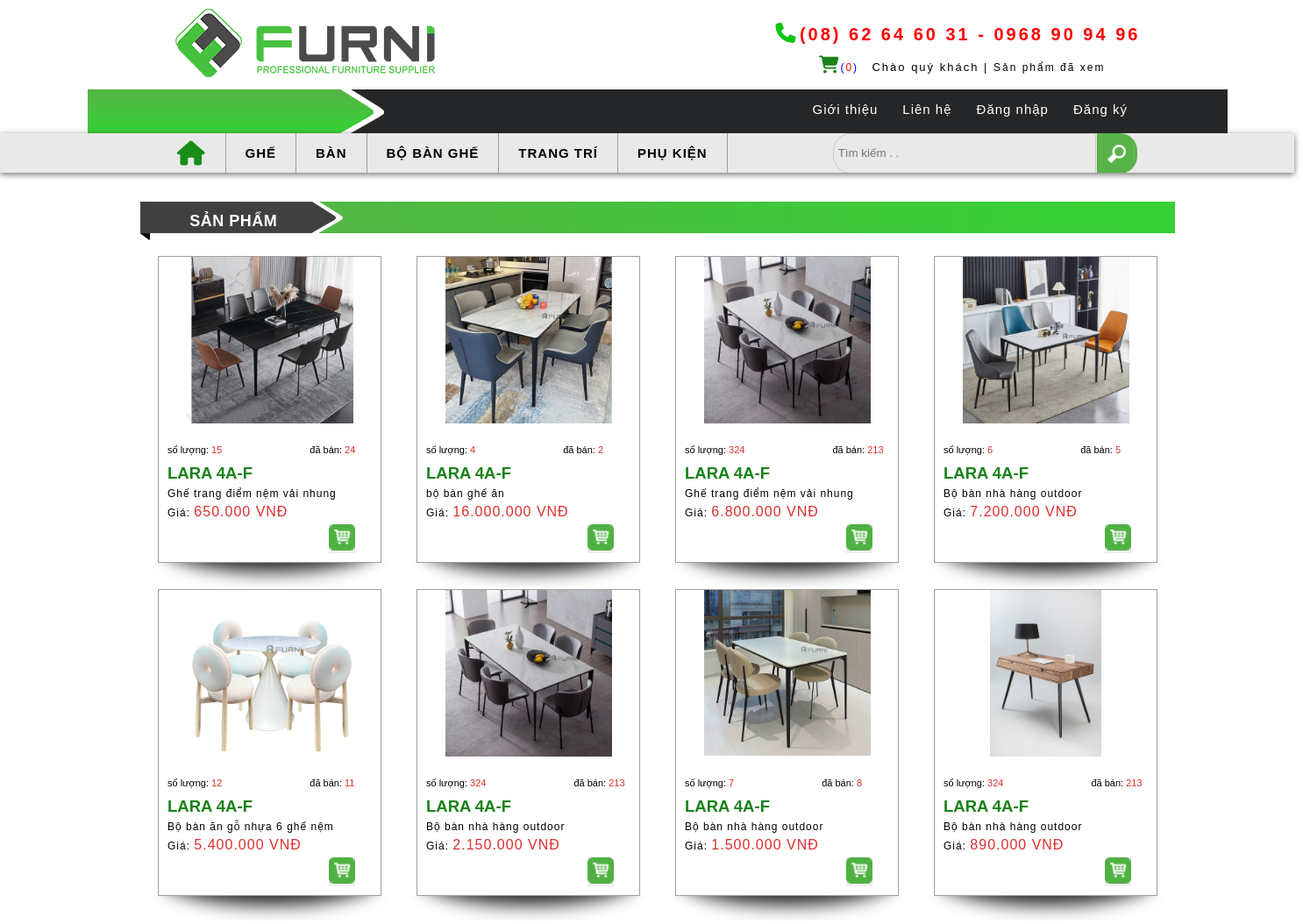
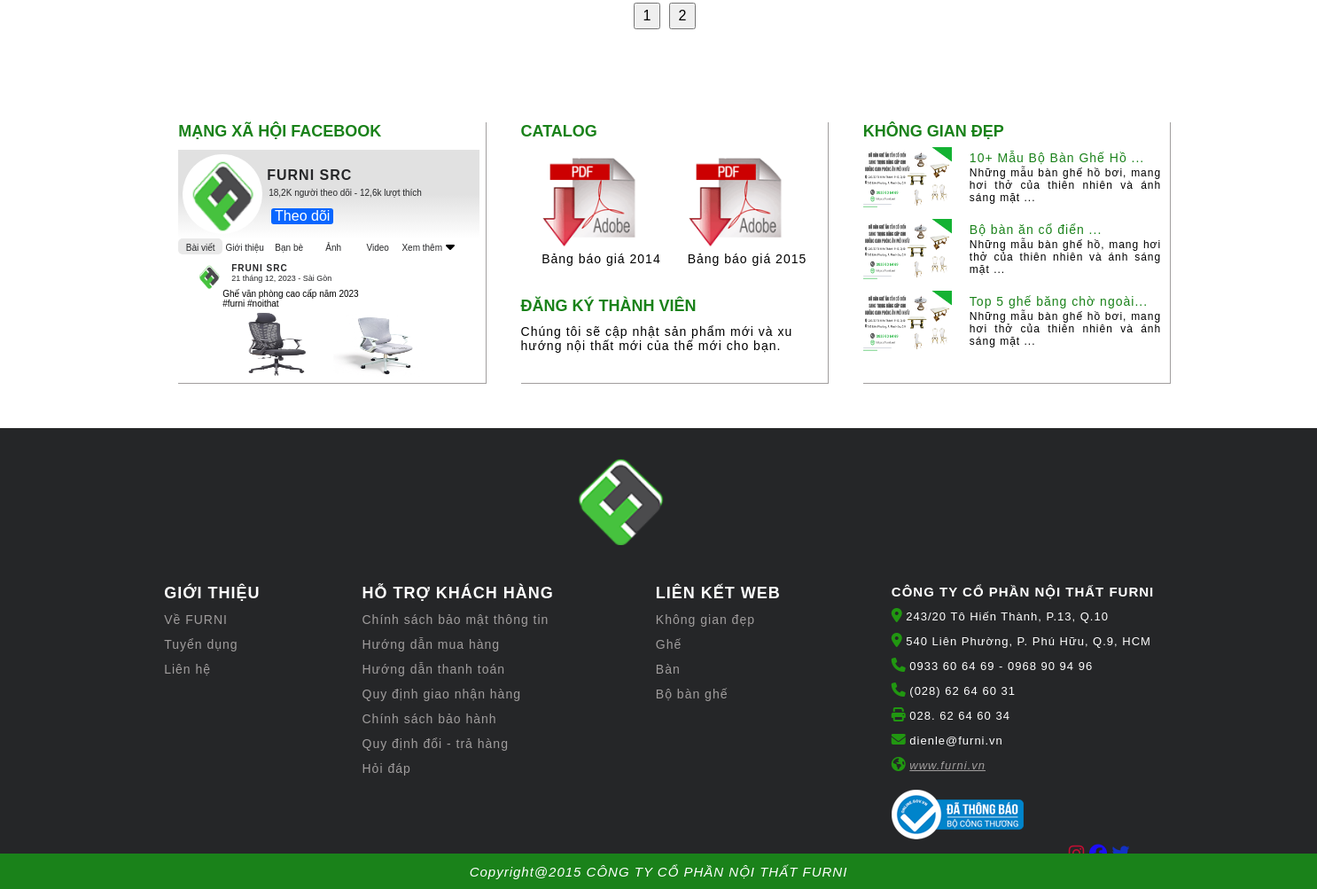
Screenshot of /?mod=page&act=products&id_danhmuc=2 with the database file from the repository (2 pictures, top to bottom).
### tables this page shows
CREATE TABLE `danhmuc` (
  `id_danhmuc` int(11) NOT NULL,
  `img` varchar(50) NOT NULL,
  `ten` varchar(250) NOT NULL
);

CREATE TABLE `sanpham` (
  `id_sanpham` int(11) NOT NULL,
  `ten` varchar(250) NOT NULL,
  `img` varchar(250) NOT NULL,
  `ma` varchar(250) NOT NULL,
  `soluong` int(100) NOT NULL,
  `daban` int(100) NOT NULL,
  `id_danhmuc` int(11) NOT NULL,
  `gia` int(250) NOT NULL
);

### Model/connect.php (called while the page is built, shortened)
<?php
function dbConnection()
{
    $servername = "localhost";
    $username = "root";
    $password = "";
    $dbname = "da1";
    try {
        $conn = new PDO("mysql:host=$servername;dbname=$dbname", $username, $password);
        $conn->setAttribute(PDO::ATTR_ERRMODE, PDO::ERRMODE_EXCEPTION);
        return $conn;
    } catch (PDOException $e) {
        echo "Connection failed: " . $e->getMessage();
    }
}
function pdo_query($sql)
{
    $sql_args = array_slice(func_get_args(), 1);
    try {
        $conn = dbConnection();
        $stmt = $conn->prepare($sql);
        $stmt->execute($sql_args);
        $rows = $stmt->fetchAll();
        return $rows;
    } catch (PDOException $e) {
        throw $e;
    } finally {
        unset($conn);
    }
}

### Model/m_danhmuc.php (called while the page is built, shortened)
<?php
function getCategory_Home_List()
{
    $sql = "SELECT * FROM danhmuc order by id_danhmuc ASC ";
    return pdo_query($sql);
}

### Model/m_view.php (the view, shortened to what this page needs)
<?php
function show_sph($products_danhmuc){
    $html_product_danhmuc = "";
    foreach ($products_danhmuc as $item) {
            extract($item);
            $html_product_danhmuc .='<div class="product0">
                                <div class="product1">
                                <div class="product1-img">
                                    <a href="index.php?mod=page&act=chitietsanpham&id='.$id_sanpham.'">
                                        <img src="assets/img/'. $img .'.jpg" alt="">
                                    </a>
                                </div>
                                <div class="product1-info">
                                    <div class="soluong">
                                    <div class="soluongcon">số lượng:
                                        <span>'. $soluong .'</span>
                                    </div>
                                    <div class="daban">đã bán:
                                        <span>'. $daban .'</span>
                                    </div>
                                    </div>
                                    <h2>'. $ma .'</h2>
                                    <p>'. $ten .'</p>
                                    <p>Giá:
                                        <span>'. number_format($gia, 0, ',', '.') .' VNĐ</span>
                                    </p>
                                    <form action="index.php?mod=page&act=giohang" method="POST">
                                        <input type="hidden" name="id_sanpham" value="'.$id_sanpham.'" >
                                        <input type="hidden" name="ten" value="'.$ten.'" >
                                        <input type="hidden" name="img" value="'.$img.'" >
                                        <input type="hidden" name="gia" value="'.$gia.'" >
                                        <input type="hidden" name="soluong" value="1" >
                                        <button name="btncart"> <a> <img src="assets/img/icongiohang.png" alt="" ></a></button>
                                    </form>
                                </div>
                             </div>
                        </div>' ;
    }
    return $html_product_danhmuc;
}
?>

### view/header.php (shortened to what this page needs)
<?php
    $html_danhmuc ='<li style="border: none;" >
                        <a href="?mod=page&act=trangchu"><i class="fa-solid fa-house" style="color: rgb(24, 142, 24);"></i></a>
                    <li>';
    foreach($danhmuc as $item) {
        extract($item);
        $html_danhmuc .= '<li >
                        <a href="?mod=page&act=products&id_danhmuc='.$id_danhmuc.'">'.$ten.'</a>
                    </li>';
}
?>
  <!DOCTYPE html>
<html lang="en">
<head>
    <link rel="stylesheet" href="assets/css/Trangchu.css">
    <link rel="stylesheet" href="assets/css/giohang.css">
    <link rel="stylesheet" href="assets/css/chitietsanpham.css">
    <link rel="stylesheet" href="https://cdnjs.cloudflare.com/ajax/libs/font-awesome/6.5.1/css/all.min.css" />
</head>
  <header>
        <div class="boxlogo">
            <div class="row">
                <div class="left">
                    <a href="index.php"><img src="assets/img/logo.png" alt=""></a>
                </div>
                <div class="right">
                    <p class="right-1">
                        <i class="fa-solid fa-phone" style="color:#0dc510;"></i>
                        <a href="#"> (08) 62 64 60 31 - 0968 90 94 96</a>
                    </p>
                    <p class="right-2">
                    <a href="index.php?mod=page&act=viewgiohang" id="boxcart"><i class="fa-solid fa-cart-shopping" style="font-size: 20px; padding:0px 0px 10px 10px;" ></i>(<span></span>)</a>
                        <span class="right-2-1">
                            Chào quý khách |
                        </span>
                        <span class="right-2-2">
                            <a href="#">Sản phẩm đã xem</a>
                        </span>
                    </p>
                </div>
            </div>
        <nav class="thanhcuoncroll">
            <div class="boxmenu1">
                <div class="boxmenu1-thongtin ">
                    <a href="#">Giới thiệu</a>
                    <a href="#">Liên hệ</a>
                    <?php
                                if(isset($_COOKIE['name'])){
                                    echo '<a href="#" class="tenlogin">' . $_COOKIE['name'] .
                                         '<span><i style="color:white; margin-left:5px;" class="fa-solid fa-sort-down"></i></span></a>';
                                    echo '<ul class="menu_content">';
                                    echo '<li><a href="index.php?mod=user&act=capnhatthongtin">Cập nhật thông tin</a></li>';
                                    echo '<li><a href="Model/m_logout.php">Đăng xuất</a></li>';
                                    echo '</ul>';
                                }else{
                                    echo '<a href="index.php?mod=user&act=login">Đăng nhập</a>';
                                    echo '<a href="index.php?mod=user&act=signup">Đăng ký</a>';
                                }
                            ?>
                </div>
             </div>
            <div class="boxmenu2 " >
                <ul>
                    <?=$html_danhmuc?>
                </ul>
                <form action="index.php?mod=page&act=products" method="post">
                        <input  type="text" name="kyw" class="btn-1" placeholder="Tìm kiếm . ." >
                        <input type="submit" name="timkiem" class="btn-22" value>
                </form>
            </div>
        </nav>
        </div>
    </header>

### assets/css/Trangchu.css (style rules this page uses)
:root { --color--red: red; --color--redfake:rgb(220, 47, 47); --color--black: black; --color--white: white; --color--green: rgb(44, 203, 44); --color--greenfk: rgb(23, 149, 23); --color--greenfk1:rgb(146, 211, 146); --color--1: #e7dede; --color--2: #e9e9e9 ; --color--3:rgb(245, 244, 244); --color-rgba: 0px 2px 7px 0px rgba(50, 50, 50, 0.69); --color--xam:rgb(161, 158, 158); --color-4: #e8f1f6; --color--gray:#252628; --color--blue: #0866ff; --color-xamdam:#959595; }
* { margin: 0; padding: 0; box-sizing: border-box; font-family:Arial, Helvetica, sans-serif; }

### assets/css/giohang.css (style rules this page uses)
:root { --color--red: red; --color--redfake:rgb(220, 47, 47); --color--black: black; --color--white: white; --color--green: rgb(26, 130, 26); --color--1: #e7dede; --color--2: #e9e9e9 ; --color--3:rgb(245, 244, 244); --color-rgba: 0px 2px 7px 0px rgba(50, 50, 50, 0.69); --color--xam:rgb(161, 158, 158); --color-4: #e8f1f6; --color--gray:#252628; --color--blue: #0866ff; --color-xamdam:#959595; --color--xanhnhat: #337ab7; --color--input:rgb(229, 232, 234); }
* { margin: 0; padding: 0; box-sizing: border-box; font-family:Arial, Helvetica, sans-serif; }

### assets/css/chitietsanpham.css (style rules this page uses)
:root { --color--red: red; --color--redfake:rgb(220, 47, 47); --color--black: black; --color--white: white; --color--green: rgb(26, 130, 26); --color--1: #e7dede; --color--2: #e9e9e9 ; --color--3:rgb(245, 244, 244); --color-rgba: 0px 2px 7px 0px rgba(50, 50, 50, 0.69); --color--xam:rgb(161, 158, 158); --color-4: #e8f1f6; --color--gray:#252628; --color--blue: #0866ff; --color-xamdam:#959595; --color--xanhnhat: #337ab7; --color--input:rgb(229, 232, 234); }
* { margin: 0; padding: 0; box-sizing: border-box; font-family:Arial, Helvetica, sans-serif; }

### rows the page displays
danhmuc: ten "GHẾ"
danhmuc: ten "BÀN"
danhmuc: ten "BỘ BÀN GHẾ"
danhmuc: ten "TRANG TRÍ"
danhmuc: ten "PHỤ KIỆN"
sanpham: img (picture), soluong "15", daban "24", ma "LARA 4A-F", ten "Ghế trang điểm nệm vải nhung", gia "650.000"
sanpham: img (picture), soluong "4", daban "2", ma "LARA 4A-F", ten "bộ bàn ghế ăn", gia "16.000.000"
sanpham: img (picture), soluong "324", daban "213", ma "LARA 4A-F", ten "Ghế trang điểm nệm vải nhung", gia "6.800.000"
sanpham: img (picture), soluong "6", daban "5", ma "LARA 4A-F", ten "Bộ bàn nhà hàng outdoor", gia "7.200.000"
sanpham: img (picture), soluong "12", daban "11", ma "LARA 4A-F", ten "Bộ bàn ăn gỗ nhựa 6 ghế nệm", gia "5.400.000"
sanpham: img (picture), soluong "324", daban "213", ma "LARA 4A-F", ten "Bộ bàn nhà hàng outdoor", gia "2.150.000"
sanpham: img (picture), soluong "7", daban "8", ma "LARA 4A-F", ten "Bộ bàn nhà hàng outdoor", gia "1.500.000"
sanpham: img (picture), soluong "324", daban "213", ma "LARA 4A-F", ten "Bộ bàn nhà hàng outdoor", gia "890.000"
